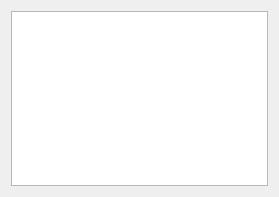
<?xml version="1.0" encoding="UTF-8"?>
<ui version="4.0">
 <class>OnlineUser</class>
 <widget class="QWidget" name="OnlineUser">
  <property name="geometry">
   <rect>
    <x>0</x>
    <y>0</y>
    <width>279</width>
    <height>197</height>
   </rect>
  </property>
  <property name="windowTitle">
   <string>在线用户</string>
  </property>
  <layout class="QGridLayout" name="gridLayout">
   <item row="0" column="0">
    <widget class="QListWidget" name="listWidget"/>
   </item>
  </layout>
 </widget>
 <resources/>
 <connections/>
</ui>
